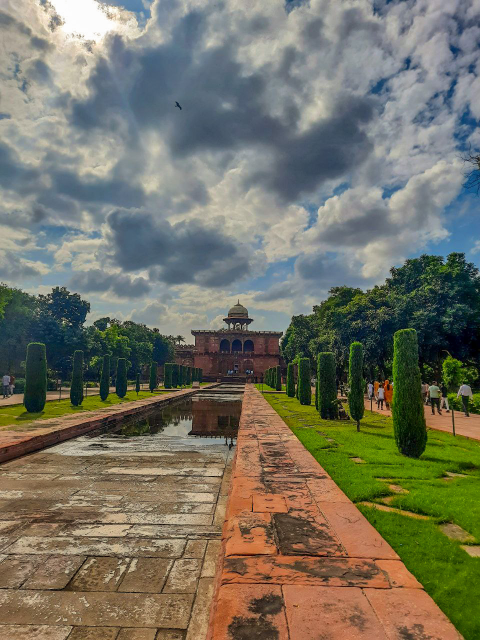
#> input picture Add Code Here/PYTHON/image processing using opencv/TriptiVerma_IndiaThroughMyLens.jpg, 960 x 1280 px, given in place of the camera (shown at 1/2 size)
$ python Virtual_pen.py
#> lines starting #> are read from the running program, lines starting #| are printed output that depends on the picture; after the words box and inside, x2 and y2 are one past the last pixel; in counts of white or black regions, pixels touching at a corner belong together
import cv2
import time
import numpy as np
#This Projects enables you to draw on your camera screen with a pink object by tracing its movements and drawing on its traversal path.
cap = cv2.VideoCapture(0)
cap.set(3, 600)
cap.set(4, 500)
cap.set(10, 150)

myPoints = []
def findColor(img):
    imgHSV = cv2.cvtColor(img, cv2.COLOR_BGR2HSV)
    newPoints=[]
    l = np.array([124 , 60 , 124])
    u = np.array([178 , 255 , 255])
    mask = cv2.inRange(imgHSV,l,u)
    cv2.imshow("img", mask)
    x,y=getcontours(mask)

    cv2.circle(imgmain,(x,y),10,(255,0,0),cv2.FILLED)
    if x!=0 and y!=0:
        newPoints.append([x,y])

    return newPoints
def getcontours(img):

    contours , hierarchy = cv2.findContours(img , cv2.RETR_EXTERNAL , cv2.CHAIN_APPROX_NONE)
    x , y , w , h = 0 , 0 , 0 , 0


    for c in contours:
        img_cnt = cv2.contourArea(c)
        if img_cnt >500:

            cv2.drawContours(imgmain , c , -1 , ( 255 , 0 , 0 ) , 3 )
            peri = cv2.arcLength(c , True )
            approx = cv2.approxPolyDP(c, 0.02*peri,True)
            x , y , w , h = cv2.boundingRect(approx)
    return x+w//2,y

def draw(myPoints):
    for point in myPoints:
        cv2.circle(imgmain, (point[0], point[1]), 10, [255,0,0], cv2.FILLED)
while True:
    _, img = cap.read()
#> img is the input picture: shape (1280, 960, 3); mean B, G, R 98.9, 114.6, 116.1
    imgmain = img.copy()
    npoints = findColor(img)
#> in findColor, `imgHSV = cv2.cvtColor(img, cv2.COLOR_BGR2HSV)`: imgHSV: shape (1280, 960, 3); mean H, S, V 57.9, 95.6, 130.2
#> in findColor, `mask = cv2.inRange(imgHSV,l,u)`:
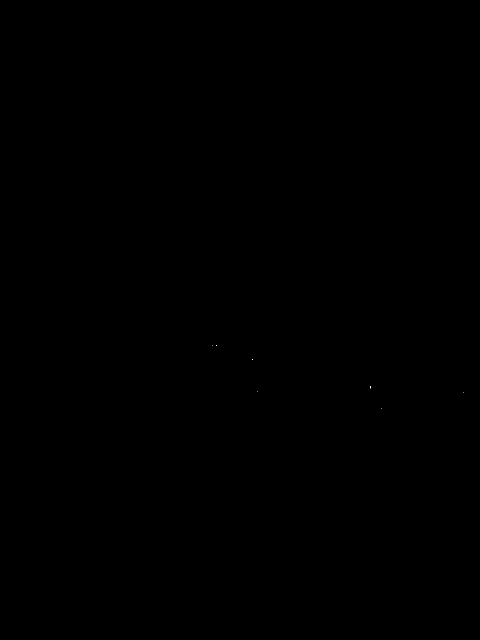
#> mask: shape (1280, 960) (shown at 1/2 size); 0% white in thin lines or dots, all inside (x1, y1, x2, y2) = (425, 690, 928, 818)
#> in getcontours, `contours , hierarchy = cv2.findContours(img , cv2.RETR_EXTERNAL , cv2...`: contours = 7 contours, all with area under 20
#> the loop in getcontours, `for c in contours:` made 7 passes
#> (c, img_cnt) on passes 1, 2, 3, 5, 6, 7: ([[763, 817]], 0), ([[927, 785]], 0), ([[514, 782]], 0), ([[504, 718], [504, 719]], 0), ([[425, 691]], 0), ([[432, 690], [432, 691], [433, 691], [433, 690]], 1)
#> img_cnt on pass 4: 1
#> in findColor, `x,y=getcontours(mask)`: x = 0
#> in findColor, `cv2.circle(imgmain,(x,y),10,(255,0,0),cv2.FILLED)`: imgmain: shape (1280, 960, 3); 0.01% of pixels changed, all inside (x1, y1, x2, y2) = (0, 0, 11, 11)
#> npoints = []
    if len(npoints)!= 0:
        for n in npoints:
            myPoints.append(n)
    if len(myPoints)!=0:
        draw(myPoints)
    cv2.imshow("Img", imgmain)
    if cv2.waitKey(1) & 0xFF == ord('q'):
#> (key q is pressed here)
        break
